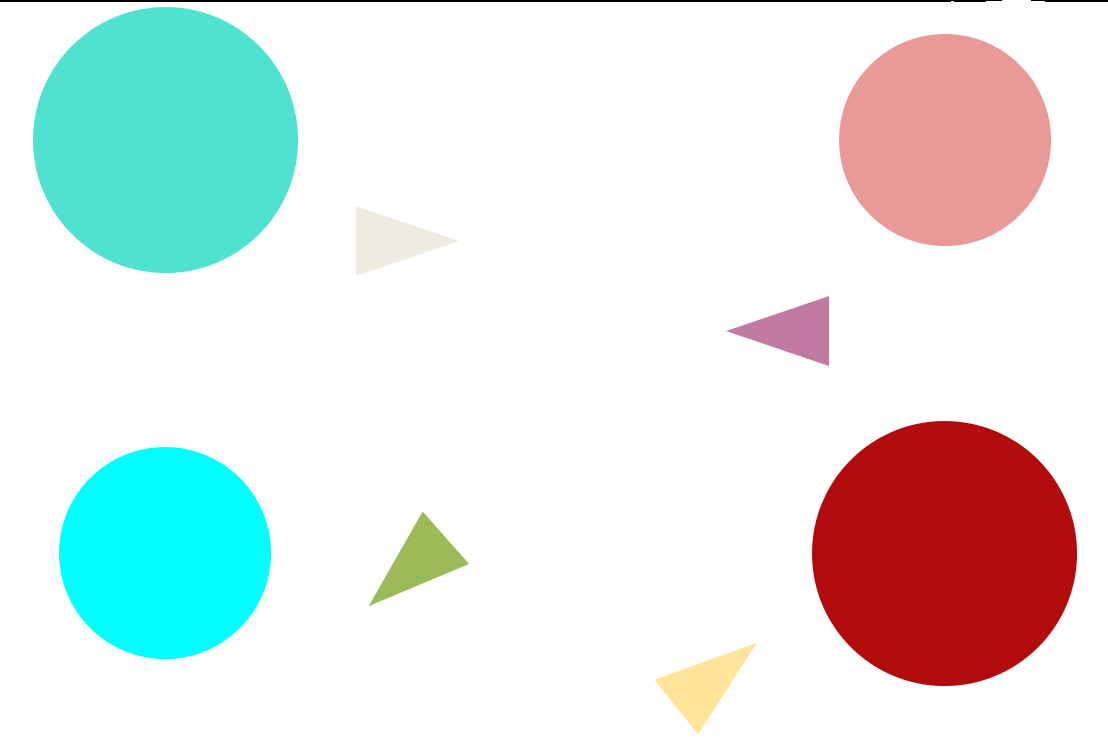
#> input picture circulo.png, 1108 x 749 px
$ jupyter execute Rubricas.ipynb
#> lines starting #> are read from the running program, lines starting #| are printed output that depends on the picture; after the words box and inside, x2 and y2 are one past the last pixel; in counts of white or black regions, pixels touching at a corner belong together
## NAC 4SIA - Rubricas 1 e 2 - Pedro Chaves e Vinicius Scarabelli

#### <b>Rubrica 1</b>

Use a imagem circulo.png para implementar um código que:
 - Segmenta apenas os círculos maiores da imagem, use a técnica que achar melhor. E exibe o resultado. (máx 3 pontos)
 - Exibe na imagem a área e o centro de massa dos dois círculos segmentados da imagem. O resultado esperado e uma imagem com um marcação no centro indicando o CM e o valor da área; (máx 3 pontos)
 - Essa rubrica pode ser feita no jupyter notebook ou google Colab.

[cell 1]
# Importing librarys
import cv2
from matplotlib import pyplot as plt
import numpy as np
import math

# Getting images
img = cv2.imread('circulo.png')
#> img is the input picture: shape (749, 1108, 3); mean B, G, R 228.9, 230.8, 224.9
img_rgb = cv2.cvtColor(img, cv2.COLOR_BGR2RGB)
img_hsv = cv2.cvtColor(img, cv2.COLOR_BGR2HSV)
#> img_hsv: shape (749, 1108, 3); mean H, S, V 10.8, 43, 245.7

[cell 2]
#Pegando somente os 2 circulos
image_lower_hsv1 = np.array([0, 230, 165])
image_upper_hsv1 = np.array([10, 255, 255])
imageMask1 = cv2.inRange(img_hsv, image_lower_hsv1, image_upper_hsv1)
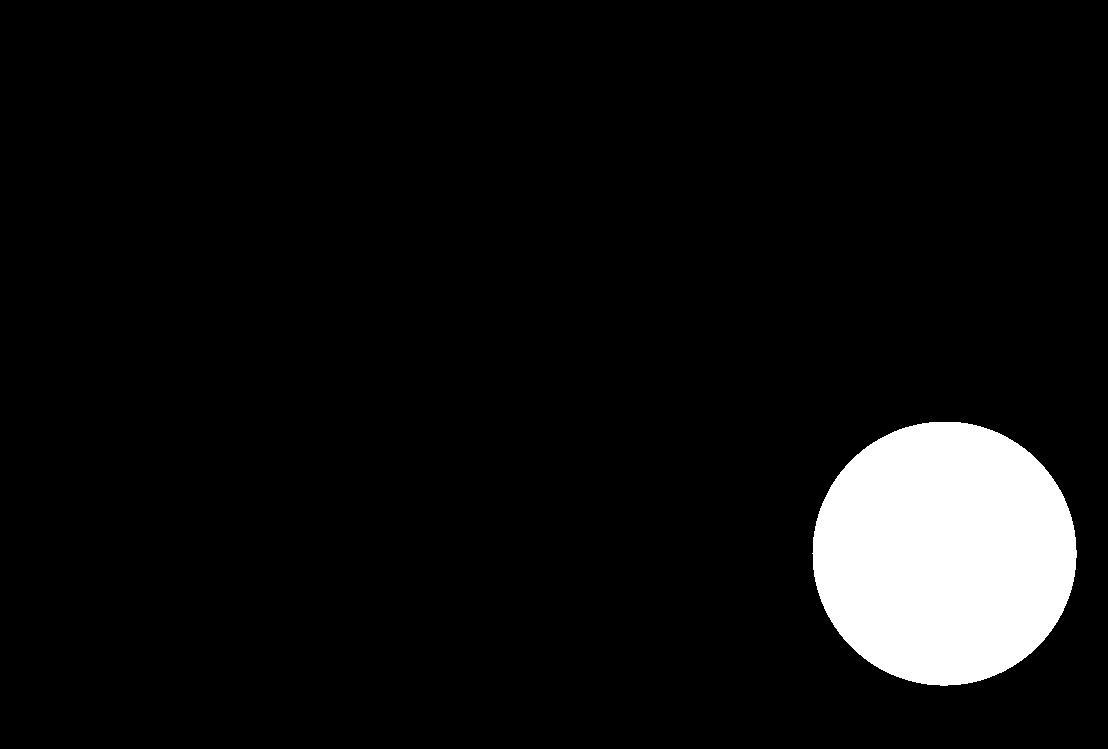
#> imageMask1: shape (749, 1108); 6.6% white; 1 white region, box (x1, y1, x2, y2) and area: (812, 422, 1077, 686) 54739

image_lower_hsv2 = np.array([75, 160, 220])
image_upper_hsv2 = np.array([95, 255, 230])
imageMask2 = cv2.inRange(img_hsv, image_lower_hsv2, image_upper_hsv2)
#> imageMask2: shape (749, 1108); 6.6% white; 1 white region, box (x1, y1, x2, y2) and area: (34, 8, 298, 273) 54938

finalMask = cv2.bitwise_or(imageMask1, imageMask2)
#> finalMask: shape (749, 1108); 13.2% white; 2 white regions

#achar contornos
contorno, _ = cv2.findContours(finalMask, cv2.RETR_TREE, cv2.CHAIN_APPROX_SIMPLE)
#> contorno = 2 contours; box (x1, y1, x2, y2) and area: (34, 8, 298, 273) 54564, (812, 422, 1077, 686) 54366
circles = cv2.cvtColor(finalMask, cv2.COLOR_BGR2RGB)
#> circles: shape (749, 1108, 3); 13.2% white; 2 white regions, box (x1, y1, x2, y2) and area: (34, 8, 298, 273) 54938, (812, 422, 1077, 686) 54739
contornos_img = circles.copy()

for i in contorno:

    contorno1 = int(cv2.moments(i)['m10']/cv2.moments(i)['m00'])
    contorno2 = int(cv2.moments(i)['m01']/cv2.moments(i)['m00'])
    texto = contorno1, contorno2, cv2.contourArea(i)

    cv2.line(contornos_img,(contorno1 - 40,contorno2),(contorno1 + 40,contorno2),(119, 82, 255),5)
    cv2.line(contornos_img,(contorno1,contorno2 - 40),(contorno1, contorno2 + 40),(119, 82, 255),5)

    if contorno1 <200:
        origem = (contorno1+200,contorno2)
    else:
        origem = (contorno1-500,contorno2)

    cv2.putText(contornos_img, str(texto), origem, cv2.FONT_HERSHEY_SIMPLEX,1,(255,255,255),2,cv2.LINE_AA)
#> this loop made 2 passes
#> (contorno1, contorno2, texto, origem) on passes 1 to 2: (944, 553, (944, 553, 54366), (444, 553)), (165, 139, (165, 139, 54564), (365, 139))
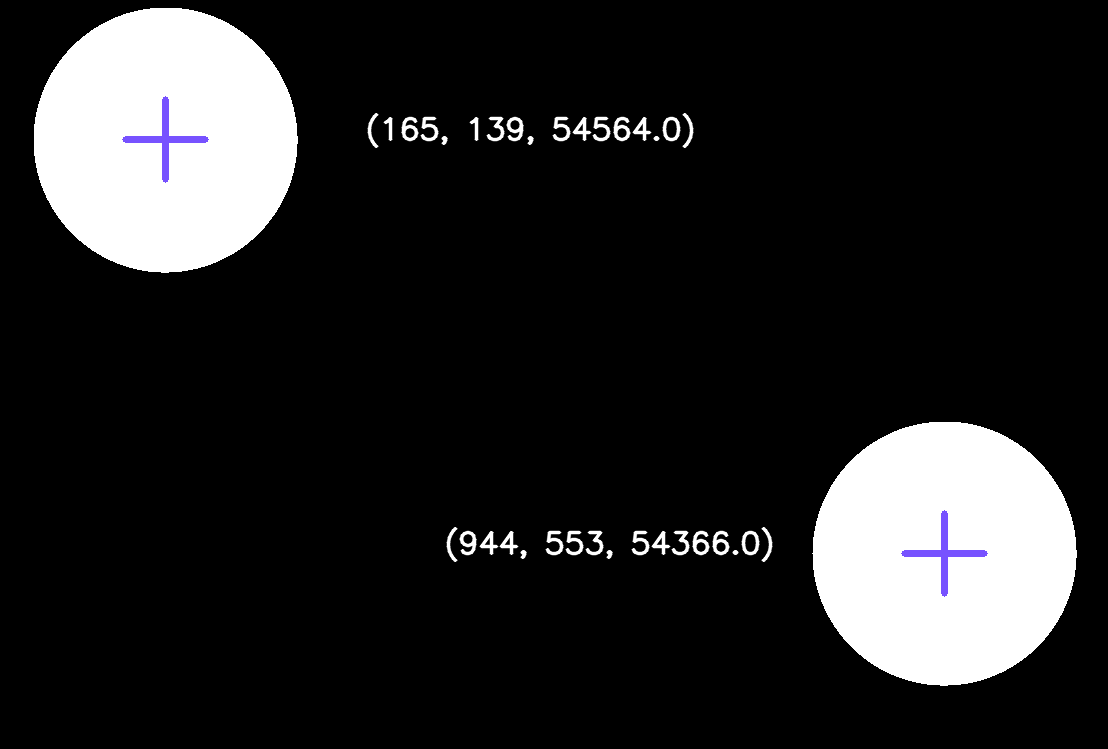
#> contornos_img: shape (749, 1108, 3); mean R, G, B 34.9, 34.8, 35.3


plt.figure(figsize = (10,10))
plt.imshow(contornos_img);
plt.show()

#### <b>Rubrica 2</b>

 - Traça uma reta entre os dois centros dos círculos; (máx 0,5 pontos)
 - Calcula o ângulo de inclinação da reta em relação ao plano horizontal, inclinação em graus. O resultado esperado é uma imagem com  uma reta entre centros e valor do ângulo exibido na tela;  (máx 1,5 pontos)
 - Essa rubrica pode ser feita no jupyter notebook ou google Colab.

[cell 3]
from math import atan

line1 = cv2.line(contornos_img, (165, 139), (944, 553), (47, 255, 43), 1)
line2 = cv2.line(contornos_img, (0, 375), (1200, 375), (43, 47, 255), 1)

edges = cv2.Canny(contornos_img,50,200)
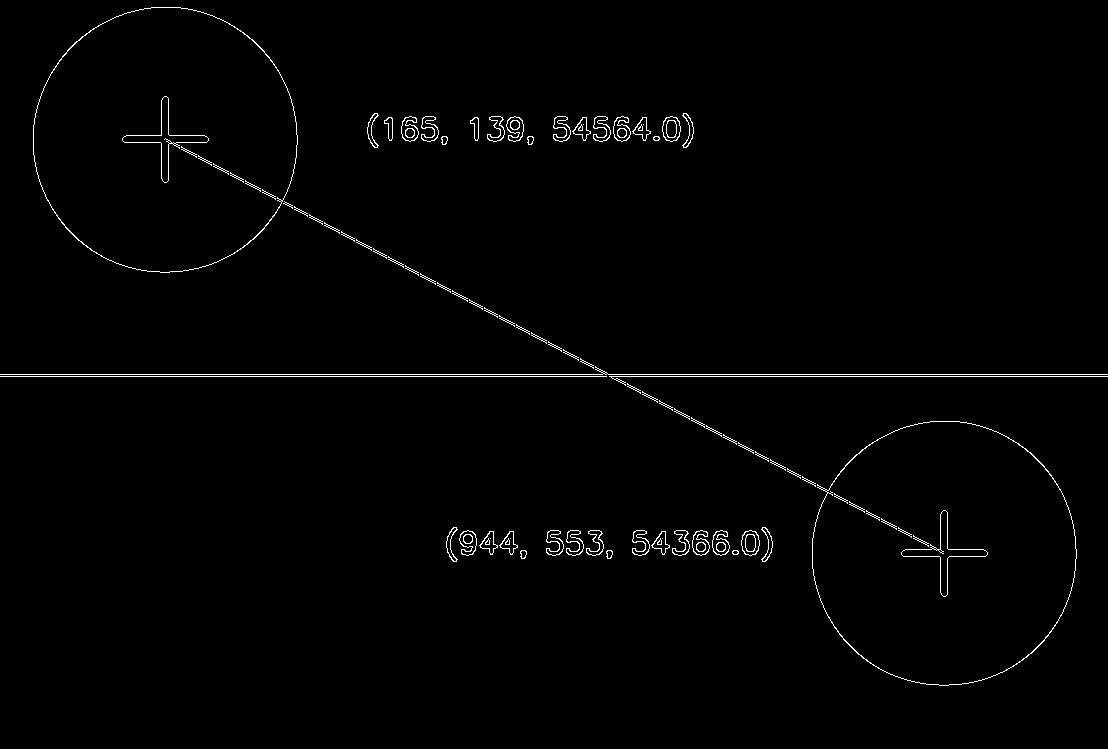
#> edges: shape (749, 1108); 1.1% white in thin lines or dots

lines = cv2.HoughLinesP(edges, 1, math.pi/180.0, 200, np.array([]), 100, 100)
#> lines = [[0, 376, 1107, 376], [0, 374, 1107, 374], [156, 135, 949, 556], [160, 135, 952, 556], [158, 135, 950, 556]]

hough_img_rgb = cv2.cvtColor(edges, cv2.COLOR_BGR2RGB)
#> hough_img_rgb: shape (749, 1108, 3); 1.1% white in thin lines or dots

for line in lines:
    x1, y1, x2, y2 = line[0]
    cv2.line(hough_img_rgb, (x1, y1), (x2, y2), (47, 255, 43), 5)
#> this loop made 5 passes
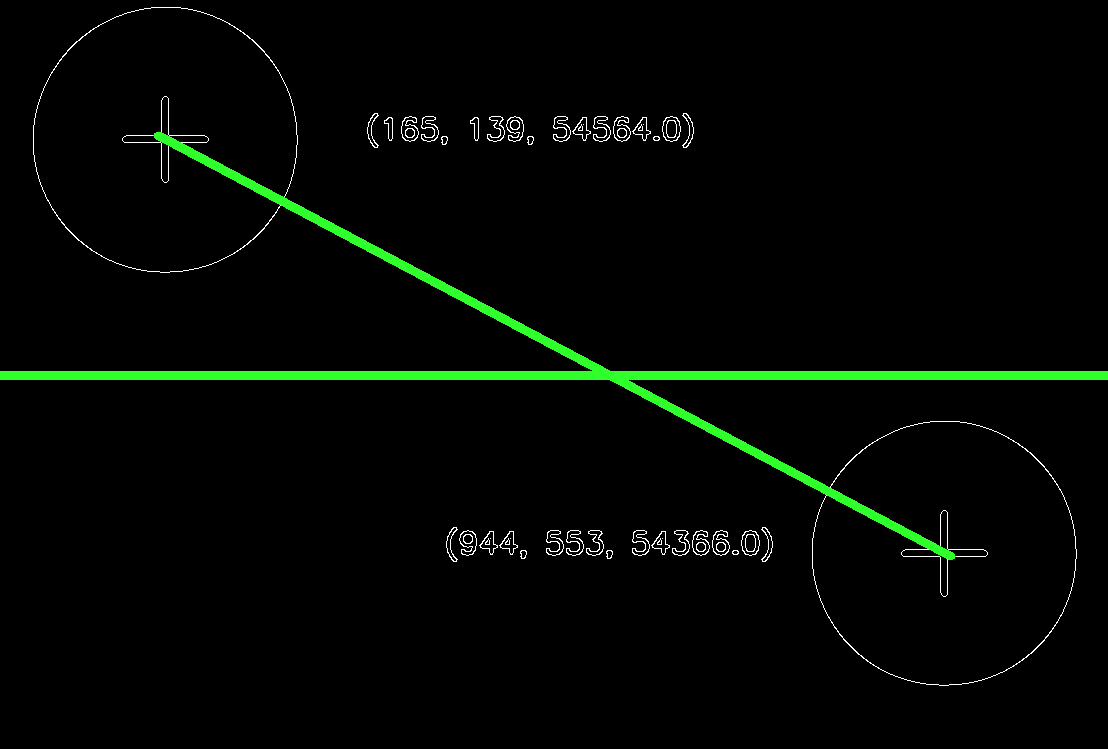
#> hough_img_rgb: shape (749, 1108, 3); mean R, G, B 2.7, 7.2, 2.6

# definir função para achar m
def slopeLine(x1, y1, x2, y2):
    return (float)(y2 - y1)/(x2 - x1)

def findAngle(m1, m2):
    tanAngle = abs((m2 - m1) / (1 + m1 * m2))
    angle = atan(tanAngle)
    angleDegrees = (angle * 180) / math.pi
    return round(angleDegrees, 2)

m1 = slopeLine(165, 139, 944, 553)
m2 = slopeLine(0, 375, 1200, 375)
angle1 = findAngle(m1, m2)
angle2 = 180 - angle1

print("Inclinação da reta 1 =", format(m1,".2f"))
print("Inclinação da reta 2 =", format(m2,".0f"))
print("Angulo agudo entre as retas =", angle1)
print("Angulo obituso entre as retas =", angle2)

xString1 = str(angle1)
xString2 = str(angle2)

cv2.putText(hough_img_rgb, str(xString1 + ' deg'), (340, 350), cv2.FONT_HERSHEY_SIMPLEX, 1,
                 (255, 255, 255), 2, cv2.LINE_AA, False)

cv2.putText(hough_img_rgb, str(xString2 + ' deg'), (600, 350), cv2.FONT_HERSHEY_SIMPLEX, 1,
                 (255, 255, 255), 2, cv2.LINE_AA, False)
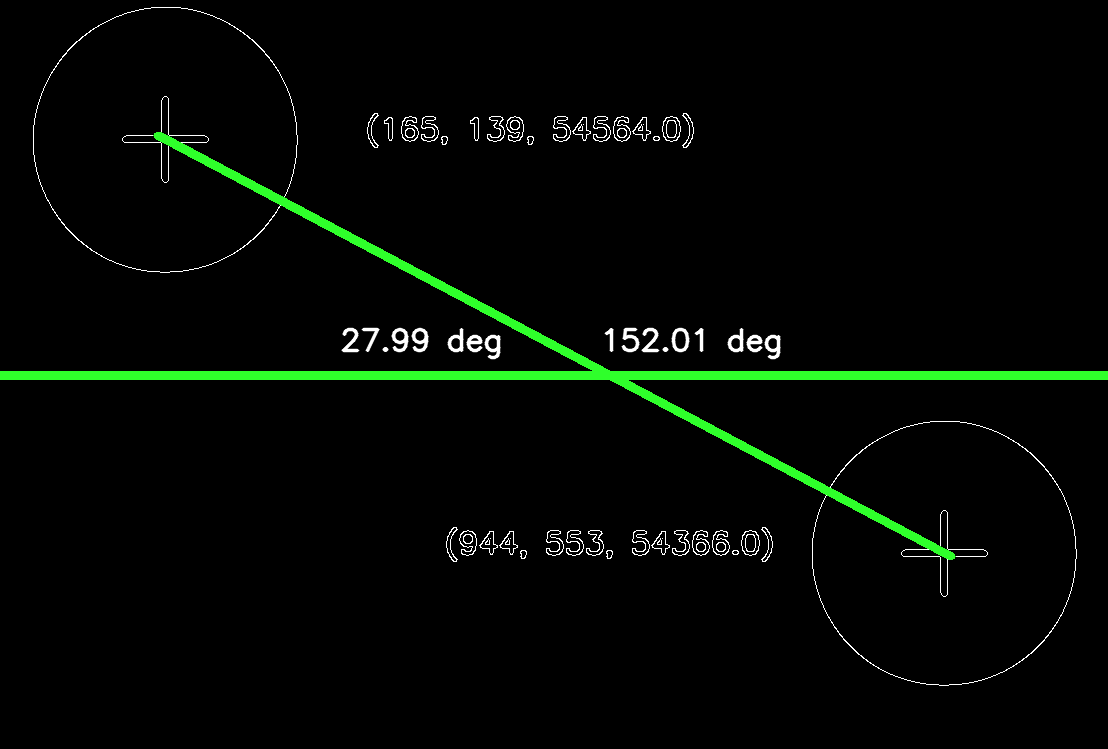
#> hough_img_rgb: shape (749, 1108, 3); mean R, G, B 3.6, 8, 3.5


plt.figure(figsize = (10,10))
plt.imshow(hough_img_rgb)
plt.show()
